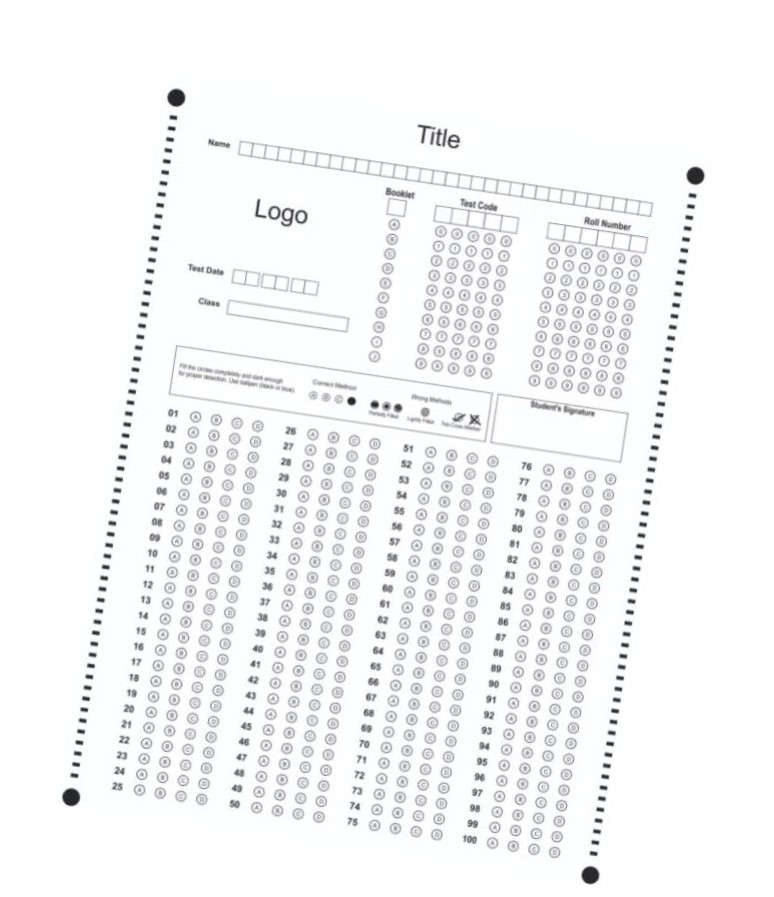
#> input picture images/omr-turned.jpg, 774 x 897 px
$ python omr.py
#> lines starting #> are read from the running program, lines starting #| are printed output that depends on the picture; after the words box and inside, x2 and y2 are one past the last pixel; in counts of white or black regions, pixels touching at a corner belong together
import cv2
import numpy as np

image = cv2.imread("images/omr-turned.jpg")
#> image is the input picture: shape (897, 774, 3); mean B, G, R 246.6, 245.8, 245.3
image = cv2.cvtColor(image, cv2.COLOR_BGR2GRAY)
#> image: shape (897, 774)
_, image = cv2.threshold(image, 205, 255, cv2.THRESH_BINARY)
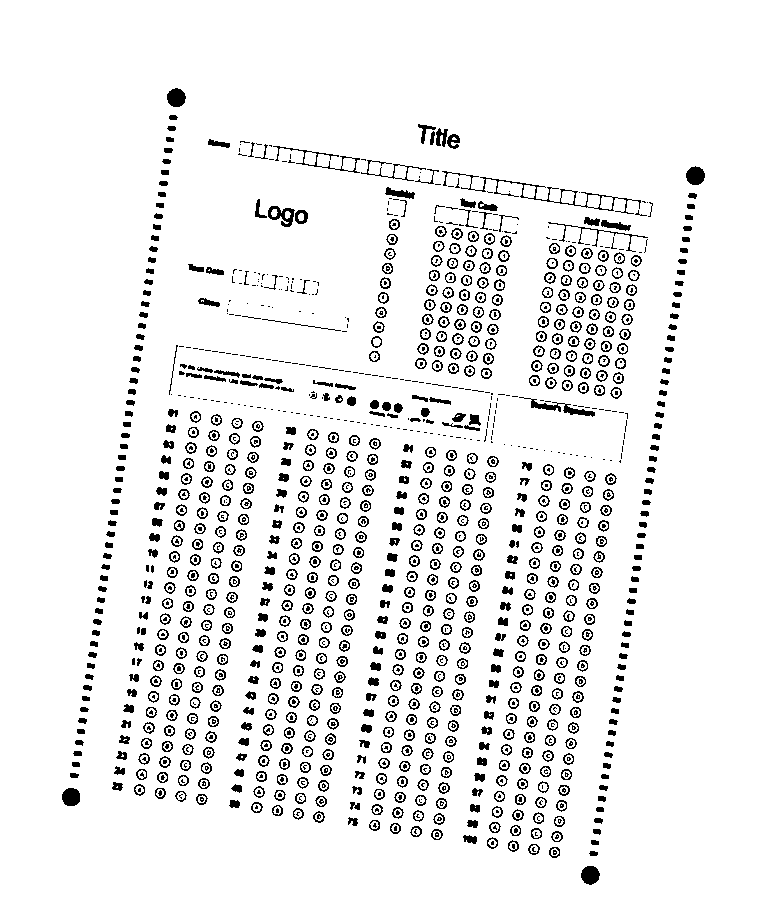
#> image: shape (897, 774); 92.6% white; black in thin lines or dots, all inside (x1, y1, x2, y2) = (62, 88, 705, 885)

circles = cv2.HoughCircles(image, cv2.HOUGH_GRADIENT, 1, 20, param1=50, param2=30, minRadius=300, maxRadius=400)
#> circles = [[243.5, 504.5, 360.9], [272.5, 444.5, 301.5], [183.5, 419.5, 309.2], [163.5, 507.5, 322.4]]

if circles is not None:
    circles = np.uint16(np.around(circles))
#> circles = [[244, 504, 361], [272, 444, 302], [184, 420, 309], [164, 508, 322]]
    for i in circles[0, :]:
        cv2.circle(image, (i[0], i[1]), i[2], (255, 0, 0), 2)
        cv2.circle(image, (i[0], i[1]), 2, (255, 0, 0), 3)
#> this loop made 4 passes
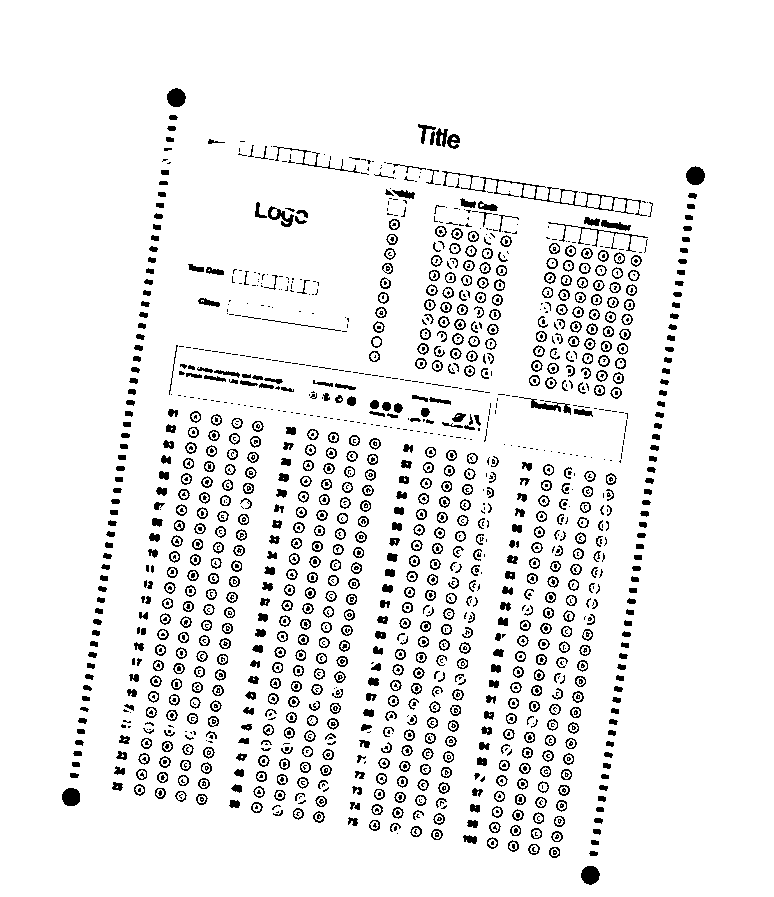
#> image: shape (897, 774); 92.9% white; black in thin lines or dots, all inside (x1, y1, x2, y2) = (62, 88, 705, 885)

while True:
    cv2.imshow("Image", image)
    if cv2.waitKey():
#> (key Esc is pressed here)
        break

$ run again, with images/60 Questions Omr sheet_page-0001.jpg copied over images/omr-turned.jpg
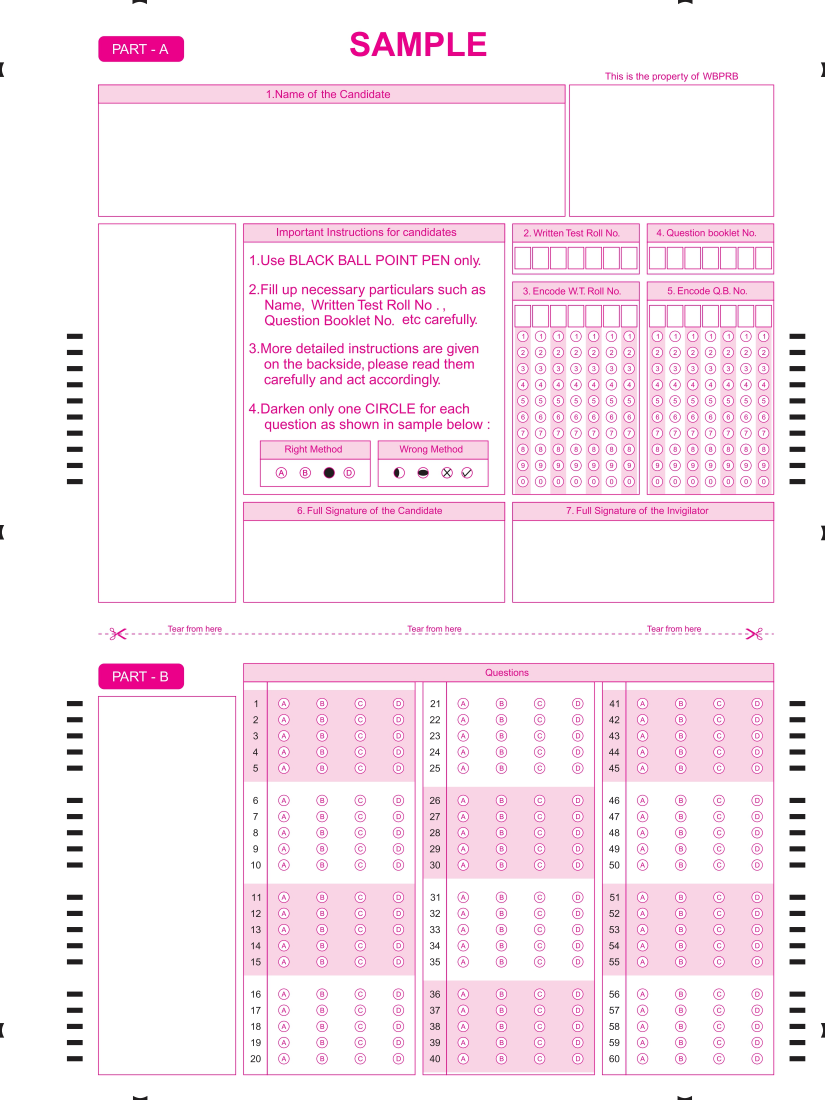
#> input picture images/60 Questions Omr sheet_page-0001.jpg, 2475 x 3300 px (shown at 1/3 size)
#> image is the input picture: shape (3300, 2475, 3); mean B, G, R 244.2, 236.2, 250.3
#> `_, image = cv2.threshold(image, 205, 255, cv2.THRESH_BINARY)`:
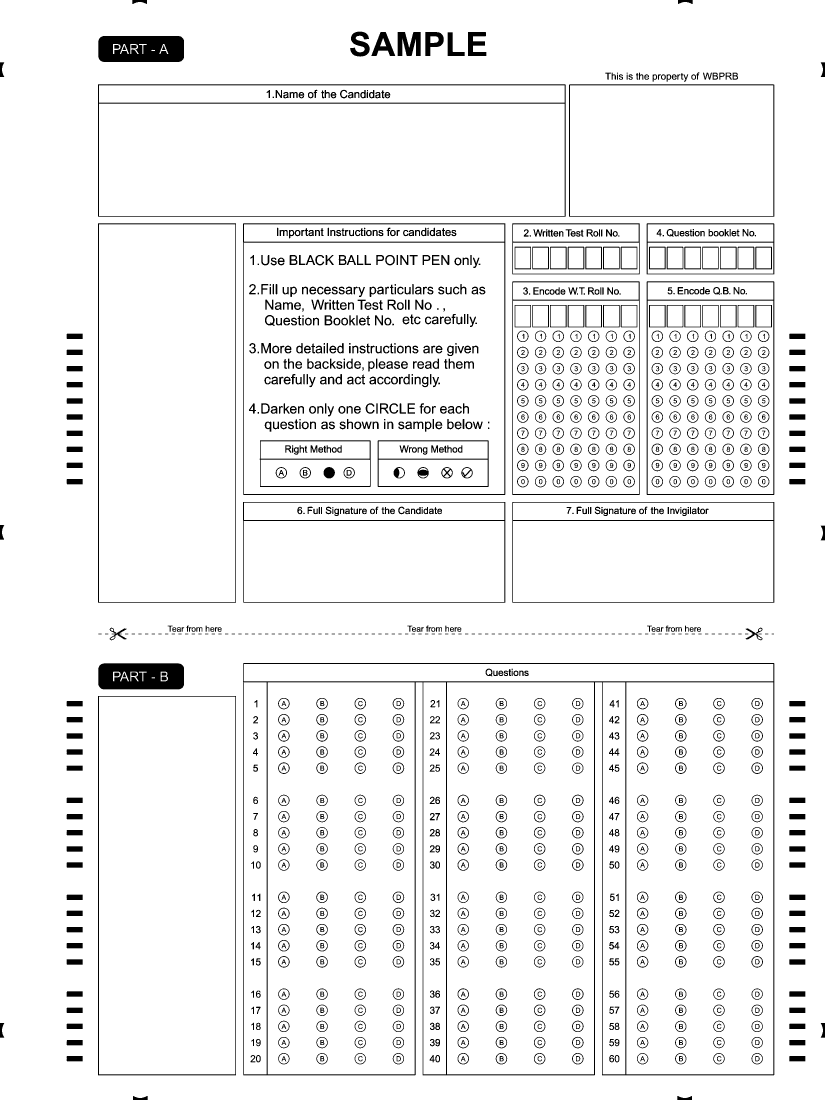
#> image: shape (3300, 2475) (shown at 1/3 size); 94.2% white; 1678 black regions (42 under 20 px), largest, box (x1, y1, x2, y2) and area: (729, 1989, 2323, 3226) 42693, (295, 108, 552, 186) 18086, (295, 1990, 552, 2068) 17875
#> `circles = cv2.HoughCircles(image, cv2.HOUGH_GRADIENT, 1, 20, param1=50..`: circles = 585 rows, first 8: [1964.5, 1202.5, 359.8], [1679.5, 1202.5, 359.8], [1901.5, 1172.5, 389.5], [1928.5, 1143.5, 393.9], [1875.5, 1099.5, 360.9], [1927.5, 1190.5, 371.9], [1909.5, 1110.5, 395], [1962.5, 1179.5, 359.8]
#> `circles = np.uint16(np.around(circles))`: circles = 585 rows, first 8: [1964, 1202, 360], [1680, 1202, 360], [1902, 1172, 390], [1928, 1144, 394], [1876, 1100, 361], [1928, 1190, 372], [1910, 1110, 395], [1962, 1180, 360]
#> the loop `for i in circles[0, :]:` made 585 passes
#> after the loop `for i in circles[0, :]:`:
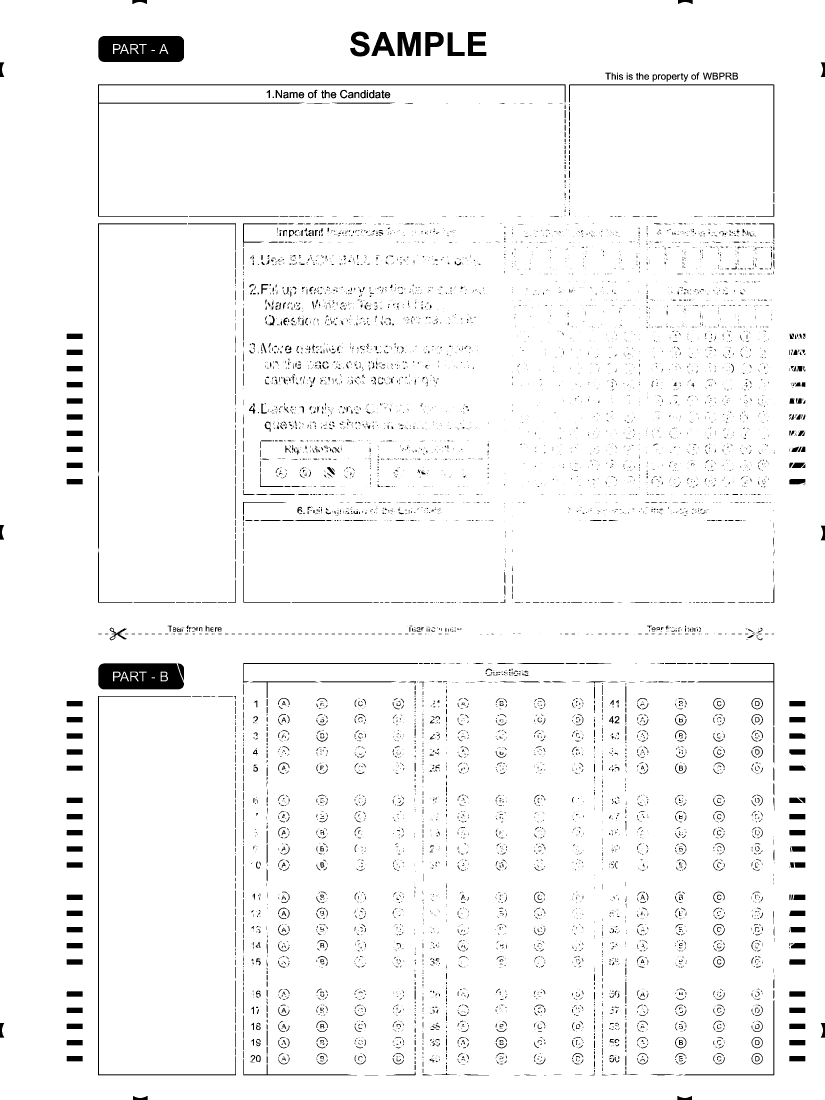
#> image: shape (3300, 2475) (shown at 1/3 size); 96.9% white; 8659 black regions (6753 under 20 px), largest, box (x1, y1, x2, y2) and area: (295, 108, 552, 186) 18086, (295, 1990, 552, 2068) 17227, (294, 253, 1697, 650) 7902

$ run again, with images/omr-filled-scan - Copy.jpg copied over images/omr-turned.jpg
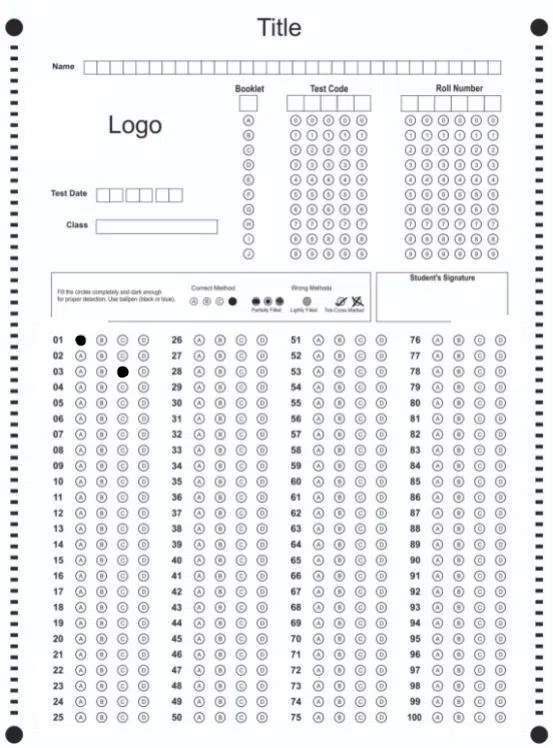
#> input picture images/omr-filled-scan - Copy.jpg, 553 x 748 px
#> image is the input picture: shape (748, 553, 3); mean B, G, R 240.7, 239.4, 238.6
#> `_, image = cv2.threshold(image, 205, 255, cv2.THRESH_BINARY)`:
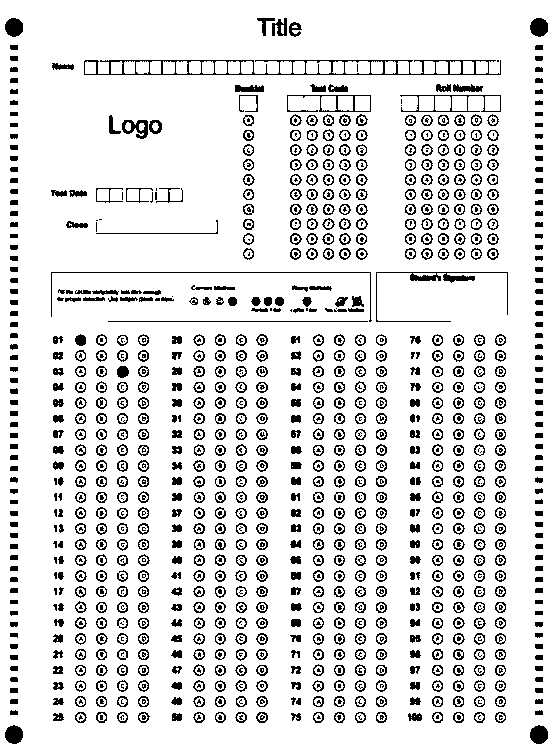
#> image: shape (748, 553); 87.4% white; black in thin lines or dots
#> `circles = cv2.HoughCircles(image, cv2.HOUGH_GRADIENT, 1, 20, param1=50..`: circles = 161 rows, first 8: [199.5, 362.5, 304.7], [220.5, 374.5, 315.8], [123.5, 371.5, 312.5], [143.5, 402.5, 344.4], [103.5, 387.5, 333.4], [80.5, 365.5, 301.5], [426.5, 465.5, 371.9], [458.5, 387.5, 314.7]
#> `circles = np.uint16(np.around(circles))`: circles = 161 rows, first 8: [200, 362, 305], [220, 374, 316], [124, 372, 312], [144, 402, 344], [104, 388, 333], [80, 366, 302], [426, 466, 372], [458, 388, 315]
#> the loop `for i in circles[0, :]:` made 161 passes
#> after the loop `for i in circles[0, :]:`:
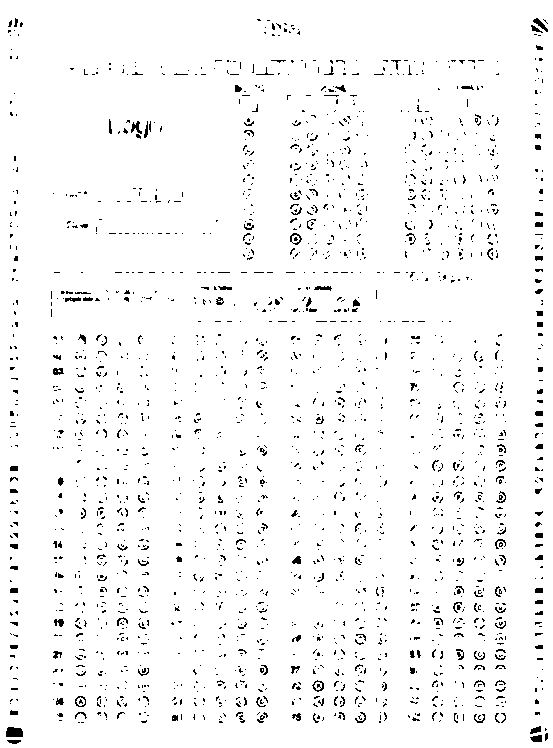
#> image: shape (748, 553); 96.6% white; black in thin lines or dots
